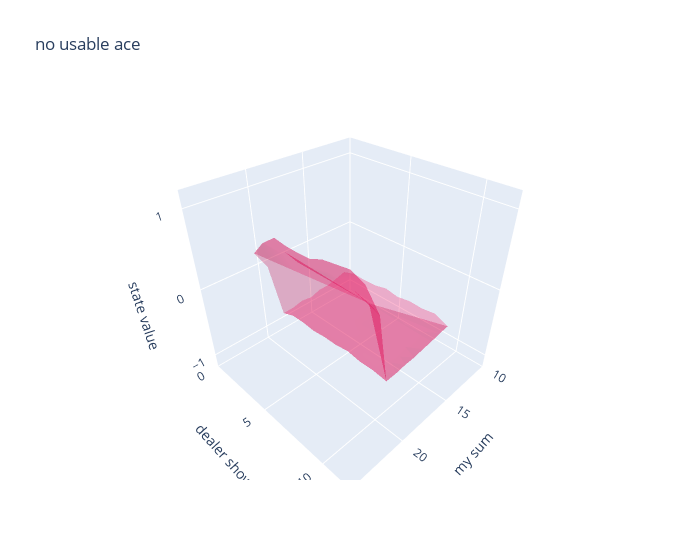

Notebook cell for this chart:
### Code cell
fig = go.Figure(
    data=[
        go.Mesh3d(
            x=[v[0][0] for v in V if v[0][2] % 2 == 0],
            y=[v[0][1] for v in V if v[0][2] % 2 == 0],
            z=[v[1] for v in V if v[0][2] % 2 == 0],
            opacity=0.5,
            color="rgba(244,22,100,0.6)",
        )
    ]
)

fig.update_layout(
    title="no usable ace",
    scene=dict(
        xaxis=dict(
            nticks=4,
            title="my sum",
            range=[10, 25],
        ),
        yaxis=dict(
            title="dealer show",
            nticks=4,
            range=[0, 12],
        ),
        zaxis=dict(
            title="state value",
            nticks=4,
            range=[-1.2, 1.2],
        ),
    ),
    width=700,
)

fig.show()

### Figure 1 — Plotly figure (JSON) as saved in the notebook; plotly's stock layout.template omitted (floating-point values rounded to 4 significant figures)
{"data": [{"color": "rgba(244,22,100,0.6)", "opacity": 0.5, "type": "mesh3d", "x": [12, 12, 12, 12, 12, 12, 12, 12, 12, 12, 13, 13, 13, 13, 13, 13, 13, 13, 13, 13, 14, 14, 14, 14, 14, 14, 14, 14, 14, 14, 15, 15, 15, 15, 15, 15, 15, 15, 15, 15, 16, 16, 16, 16, 16, 16, 16, 16, 16, 16, 17, 17, 17, 17, 17, 17, 17, 17, 17, 17, 18, 18, 18, 18, 18, 18, 18, 18, 18, 18, 19, 19, 19, 19, 19, 19, 19, 19, 19, 19, 20, 20, 20, 20, 20, 20, 20, 20, 20, 20, 21, 21, 21, 21, 21, 21, 21, 21, 21, 21], "y": [1, 2, 3, 4, 5, 6, 7, 8, 9, 10, 1, 2, 3, 4, 5, 6, 7, 8, 9, 10, 1, 2, 3, 4, 5, 6, 7, 8, 9, 10, 1, 2, 3, 4, 5, 6, 7, 8, 9, 10, 1, 2, 3, 4, 5, 6, 7, 8, 9, 10, 1, 2, 3, 4, 5, 6, 7, 8, 9, 10, 1, 2, 3, 4, 5, 6, 7, 8, 9, 10, 1, 2, 3, 4, 5, 6, 7, 8, 9, 10, 1, 2, 3, 4, 5, 6, 7, 8, 9, 10, 1, 2, 3, 4, 5, 6, 7, 8, 9, 10], "z": [-0.6224, -0.5605, -0.5686, -0.5617, -0.5167, -0.5494, -0.5153, -0.5242, -0.4978, -0.5817, -0.6605, -0.6212, -0.5681, -0.5672, -0.5749, -0.5662, -0.5569, -0.5472, -0.547, -0.5965, -0.6965, -0.6037, -0.5961, -0.6085, -0.6054, -0.5864, -0.5557, -0.6029, -0.5847, -0.626, -0.6956, -0.646, -0.5965, -0.6287, -0.6081, -0.6083, -0.6151, -0.5718, -0.6189, -0.6432, -0.743, -0.6361, -0.6306, -0.6408, -0.6684, -0.6344, -0.6244, -0.6087, -0.6265, -0.6689, -0.7179, -0.6585, -0.6514, -0.6583, -0.6715, -0.6788, -0.6495, -0.6317, -0.6731, -0.6738, -0.7514, -0.688, -0.7017, -0.6923, -0.6802, -0.657, -0.6457, -0.653, -0.6453, -0.6957, -0.7538, -0.6852, -0.6793, -0.699, -0.6769, -0.6773, -0.6466, -0.6789, -0.6733, -0.6995, 0.03514, 0.5153, 0.4921, 0.4903, 0.4995, 0.5777, 0.609, 0.6404, 0.5661, 0.3047, 0.2974, 0.5109, 0.5436, 0.5643, 0.5288, 0.5365, 0.5645, 0.5785, 0.5817, 0.5339]}], "layout": {"scene": {"xaxis": {"nticks": 4, "range": [10, 25], "title": {"text": "my sum"}}, "yaxis": {"nticks": 4, "range": [0, 12], "title": {"text": "dealer show"}}, "zaxis": {"nticks": 4, "range": [-1.2, 1.2], "title": {"text": "state value"}}}, "title": {"text": "no usable ace"}, "width": 700}}
